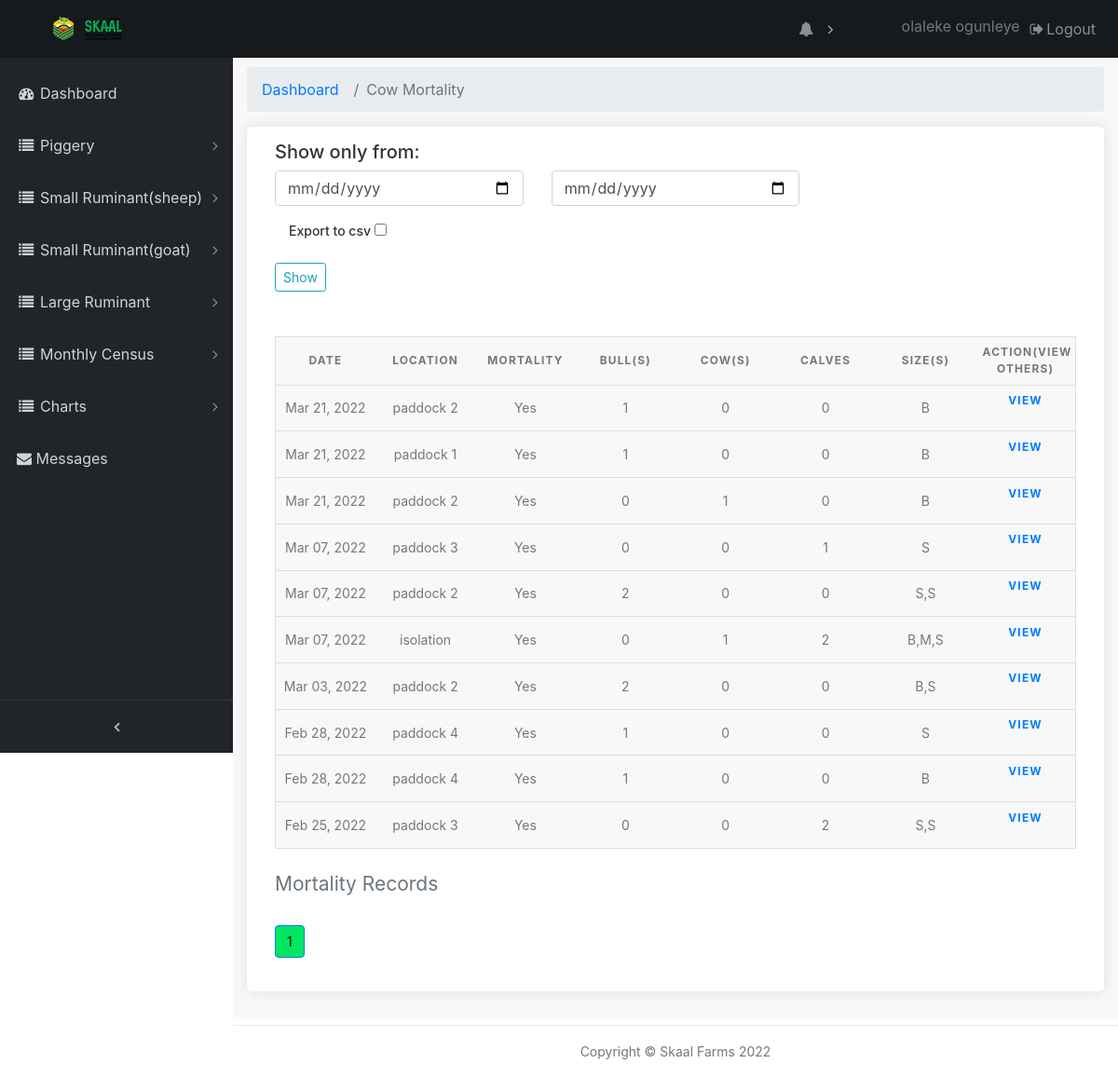
The page /pages/cow-motality-records (signed in) on the database its author committed.
### farmrecord/models.py (models this page shows, shortened)
class CowMortality(models.Model):
    mortality = models.CharField(max_length=10, verbose_name='mortality')
    date = models.DateTimeField(default=timezone.now)
    location = models.CharField(max_length=200, verbose_name='loaction(s)')
    cow_num = models.IntegerField(verbose_name='Cow(s)', default=0)
    bull_num = models.IntegerField(verbose_name='Bull(s)', default=0)
    calves = models.IntegerField(verbose_name='calve(s)', default=0)
    section = models.ForeignKey(Section, verbose_name='Section', related_name='category1', null=True, on_delete=models.CASCADE)
    size = models.CharField(max_length=100, verbose_name='Size(s)')
    comment = models.TextField(max_length=500, verbose_name='Cause of mortality' , blank=True)
    image_1 = models.ImageField(verbose_name='first image',validators=[validate_file_size], blank=True, null=True, upload_to='uploads/',)
    image_2 = models.ImageField(verbose_name=' second image',validators=[validate_file_size], blank=True, null=True, upload_to='uploads/')
    export_to_CSV = models.BooleanField(default=False)
    slug = models.SlugField(max_length=150, unique=True)
    class Meta():
        verbose_name_plural='Cow mortality'

### farmrecord/views.py (the view)
# urls.py: path('cow-motality-records', views.cow_motrec, name='cow_motrec'),
@login_required(login_url='/admin-page/login')
def cow_motrec(request):
    cow_rec =   CowMortality.objects.order_by('-date')
    query_form = CowmotFilter()
    paginated_filtercm = Paginator(cow_rec, 10)
    page_number = request.GET.get('page')
    cm_page_obj = paginated_filtercm.get_page(page_number)
    cowmot_count = CowMortality.objects.all()
    aggregated = cowmot_count.annotate(month=TruncMonth('date')).values('month').annotate(total=Count('mortality'))
    context = {
        'cm_page_obj': cow_rec,
        'q': query_form,
        'count' : aggregated
    }
    context['cm_page_obj'] = cm_page_obj
    return render(request, 'cowmotrec.html',context)

### farmrecord/forms.py
class CowmotFilter(forms.ModelForm):
    date = forms.DateField(widget=forms.HiddenInput(), required=False)
    start_date = forms.DateField(
        widget=forms.TextInput(attrs={'class': 'form-control', 'type' : 'date', 'placeholder': 'From'}))
    end_date = forms.DateField(
        widget=forms.TextInput(attrs={'class': 'form-control', 'type' : 'date', 'placeholder': 'To'}))
    export_to_CSV = forms.BooleanField(required=False, label="Export to CSV")
    class Meta:
        model = CowMortality
        fields =('date','export_to_CSV')

### templates/cowmotrec.html (shortened to what this page needs)
{% extends 'base.html' %}
{% load static %}
{% block content %}
  <div class="content-wrapper">
    <div class="container-fluid">
      <ol class="breadcrumb">
        <li class="breadcrumb-item">
          <a href="#">Dashboard</a>
        </li>
        <li class="breadcrumb-item active">Cow Mortality</li>
      </ol>
		<div class="box_general padding_bottom">
      <h5>Show only from:</h5>
      <form class="mb-5" action="{% url 'farmrecord:cowmot_filter' %}">
        <div class="row">
          <div class="col-lg-4 col-md-12 form-group">
            {{ q.start_date }}
          </div>
          <div class="col-lg-4 col-md-12 form-group">
            {{ q.end_date }}
          </div>
        </div>
        <div class="col-lg-12 col-md-12 form-group">
          <label for="">Export to csv</label>
          {{ q.export_to_CSV }}
        </div>
        <input type="submit" class="btn btn-outline-info btn-sm" value="Show">
      </form>
			      <table>
                <caption>Mortality Records</caption>
                <thead>
                  <tr>
                    <th scope="col">Date</th>
                    <th scope="col">Location</th>
                    <th scope="col">Mortality</th>
                    <th scope="col">Bull(s)</th>
                    <th scope="col">Cow(s)</th>
                    <th scope="col">Calves</th>
                    <th scope="col">Size(s)</th>
                    <th scope="col">ACTION(View others)</th>
                  </tr>
                </thead>
                <tbody>
                  {% if  cm_page_obj %}
                  {% for a in cm_page_obj %}
                  <tr>
                    <td data-label="Date">{{ a.date|date:"M d, Y" }}</td>
                    <td data-label="Location">{{ a.location }}</td>
                    <td data-label="Mortality">{{ a.mortality }}</td>
                    <td data-label="Bull(s)">{{ a.bull_num }}</td>
                    <td data-label="Cow(s)">{{ a.cow_num }}</td>
                    <td data-label="Calves">{{ a.calves }}</td>
                    <td data-label="Size(s)">{{ a.size }}</td>
                    <th data-label="Action" class="table"><a href="{% url 'farmrecord:cow_motrec_view' a.id %}" >View</a></th>
                  {% endfor %}
                  {% endif %}
                  </tr>
                </tbody>
            </table>
            <div>
              <nav aria-label="Page navigation example">
                <ul class="pagination">
                  {% for i in cm_page_obj.paginator.page_range %}
                  {% if cm_page_obj.number == i %}
                    <li class="page-item active" aria-current="page">
                      <span class="page-link">
                        {{ i }}
                      </span>
                    </li>
                    {% elif i > cm_page_obj.number|add:'-5' and i < cm_page_obj.number|add:'5' %}
                    <li class="page-item"><a class="page-link" href="?page={{ i }}">{{ i }}</a></li>
                  {% endif %}
                {% endfor %}
                </ul>
              </nav>
            </div>
		</div>
	  </div>
   	</div>
{% endblock %}

### templates/base.html (shortened to what this page needs)
{% load static %}
<!DOCTYPE html>
<html lang="en">
<head>
  <link href="{% static 'vendor/bootstrap/css/bootstrap.min.css' %}" rel="stylesheet">
  <link href="{% static 'css/admin.css' %}" rel="stylesheet">
  <link href="{% static 'vendor/font-awesome/css/font-awesome.min.css' %}" rel="stylesheet" type="text/css">
  <link href="{% static 'vendor/datatables/dataTables.bootstrap4.css' %}" rel="stylesheet">
  <link href="{% static 'css/custom.css' %}" rel="stylesheet">
  <link rel="stylesheet" href="{% static 'css/table.css' %}">
  <link rel="stylesheet" href="https://cdn.jsdelivr.net/npm/bootstrap@4.6.1/dist/css/bootstrap.min.css">
</head>
<body class="fixed-nav sticky-footer" id="page-top">
    {% include 'sidebar.html' %}
{% block content %}
{% endblock %}
    <footer class="sticky-footer">
      <div class="container">
        <div class="text-center">
          <small>Copyright © Skaal Farms {% now "Y" %}</small>
        </div>
      </div>
    </footer>
</body>
</html>

### templates/sidebar.html (shortened to what this page needs)
{% load static %}
{% load tz %}
<nav class="navbar navbar-expand-lg navbar-dark bg-default fixed-top" id="mainNav">
    <a class="navbar-brand" href="{% url 'farmrecord:index' %}"><img src="{% static 'img/dd.png' %}" data-retina="true" alt="logo" width="150" height="36"></a>
    <div class="collapse navbar-collapse" id="navbarResponsive">
      <ul class="navbar-nav navbar-sidenav" id="exampleAccordion">
        <li class="nav-item" data-toggle="tooltip" data-placement="right" title="Dashboard">
          <a class="nav-link" href="{% url 'farmrecord:index' %}">
            <i class="fa fa-fw fa-dashboard"></i>
            <span class="nav-link-text">Dashboard</span>
          </a>
        </li>
		<li class="nav-item" data-toggle="tooltip" data-placement="right" title="My listings">
          <a class="nav-link nav-link-collapse collapsed" data-toggle="collapse" href="#mortality" data-parent="#mylistings">
            <i class="fa fa-fw fa-list"></i>
            <span class="nav-link-text">Piggery</span>
          </a>
    </li>
    <li class="nav-item" data-toggle="tooltip" data-placement="right" title="My listings">
          <a class="nav-link nav-link-collapse collapsed" data-toggle="collapse" href="#sheep" data-parent="#mylistings">
            <i class="fa fa-fw fa-list"></i>
            <span class="nav-link-text">Small Ruminant(sheep)</span>
          </a>
    </li>
<li class="nav-item" data-toggle="tooltip" data-placement="right" title="My listings">
  <a class="nav-link nav-link-collapse collapsed" data-toggle="collapse" href="#goat" data-parent="#mylistings">
    <i class="fa fa-fw fa-list"></i>
    <span class="nav-link-text">Small Ruminant(goat)</span>
  </a>
</li>
<li class="nav-item" data-toggle="tooltip" data-placement="right" title="My listings">
  <a class="nav-link nav-link-collapse collapsed" data-toggle="collapse" href="#cow" data-parent="#mylistings">
    <i class="fa fa-fw fa-list"></i>
    <span class="nav-link-text">Large Ruminant</span>
  </a>
</li>
<li class="nav-item" data-toggle="tooltip" data-placement="right" title="My listings">
  <a class="nav-link nav-link-collapse collapsed" data-toggle="collapse" href="#Procurement" data-parent="#mylistings">
    <i class="fa fa-fw fa-list"></i>
    <span class="nav-link-text">Monthly Census</span>
  </a>
</li>
        <li class="nav-item" data-toggle="tooltip" data-placement="right" title="My listingsc">
          <a class="nav-link nav-link-collapse collapsed" data-toggle="collapse" href="#chart" data-parent="#mylistingsc">
            <i class="fa fa-fw fa-list"></i>
            <span class="nav-link-text">Charts</span>
          </a>
        </li>
        <li class="nav-item" data-toggle="tooltip" data-placement="right" title="Dashboard">
          <a class="nav-link" href="{% url 'farmrecord:review_com' %}">
            <i class="fa fa-envelope" aria-hidden="true"></i>
            <span class="nav-link-text">Messages
          </span>
          </a>
        </li>
      </ul>
      <ul class="navbar-nav sidenav-toggler">
        <li class="nav-item">
          <a class="nav-link text-center" id="sidenavToggler">
            <i class="fa fa-fw fa-angle-left"></i>
          </a>
        </li>
      </ul>
      <ul class="navbar-nav ml-auto">
        <li class="nav-item dropdown mr-5">
          <a class="nav-link dropdown-toggle mr-lg-2" id="alertsDropdown" href="#" data-toggle="dropdown" aria-haspopup="true" aria-expanded="false">
            <i class="fa fa-fw fa-bell"></i>
          </a>
        </li>
        <li class="nav-item">
          <span style="line-height: 35px;">{{ request.user.get_full_name }}</span>
        </li>
        <li class="nav-item">
          <a class="nav-link" data-toggle="modal" data-target="#exampleModal">
            <i class="fa fa-fw fa-sign-out"></i>Logout</a>
        </li>
      </ul>
    </div>
  </nav>

### static/css/custom.css (style rules this page uses)
.item, img { height: 100 !important; width: 100 !important; border: 1px solid red; }
.page-item.active .page-link { color: rgb(5, 5, 5) !important; background: #00e660 !important; }
.page-item .page-link { color: rgb(0, 0, 0) !important; }

### static/css/table.css (style rules this page uses)
table { border: 1px solid #ccc; border-collapse: collapse; margin: 0; padding: 0; width: 100%; table-layout: fixed; }
table caption { font-size: 1.5em; margin: .5em 0 .75em; }
table tr { background-color: #f8f8f8; border: 1px solid #ddd; padding: .35em; }
table th, table td { padding: .625em; text-align: center; }
table th { font-size: .85em; letter-spacing: .1em; text-transform: uppercase; }
body { font-family: "Open Sans", sans-serif; line-height: 1.25; }
.table { display:block; text-decoration:none; }

### rows shown on the page
CowMortality: date "Mar 21, 2022", location "paddock 2", mortality "Yes", bull_num "1", cow_num "0", calves "0", size "B"
CowMortality: date "Mar 21, 2022", location "paddock 1", mortality "Yes", bull_num "1", cow_num "0", calves "0", size "B"
CowMortality: date "Mar 21, 2022", location "paddock 2", mortality "Yes", bull_num "0", cow_num "1", calves "0", size "B"
CowMortality: date "Mar 07, 2022", location "paddock 3", mortality "Yes", bull_num "0", cow_num "0", calves "1", size "S"
CowMortality: date "Mar 07, 2022", location "paddock 2", mortality "Yes", bull_num "2", cow_num "0", calves "0", size "S,S"
CowMortality: date "Mar 07, 2022", location "isolation", mortality "Yes", bull_num "0", cow_num "1", calves "2", size "B,M,S"
CowMortality: date "Mar 03, 2022", location "paddock 2", mortality "Yes", bull_num "2", cow_num "0", calves "0", size "B,S"
CowMortality: date "Feb 28, 2022", location "paddock 4", mortality "Yes", bull_num "1", cow_num "0", calves "0", size "S"
CowMortality: date "Feb 28, 2022", location "paddock 4", mortality "Yes", bull_num "1", cow_num "0", calves "0", size "B"
CowMortality: date "Feb 25, 2022", location "paddock 3", mortality "Yes", bull_num "0", cow_num "0", calves "2", size "S,S"

### other values the page prints
{{ request.user.get_full_name }} "olaleke ogunleye"
{{ i }} "1"
